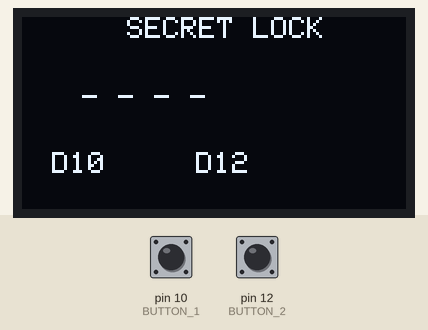
Bench run of a sketch on a simulated Arduino Uno, built with avr-gcc and run on an emulated ATmega328P. Parts: 128×64 one-colour display. The test bench sets the inputs (shaded band); at power-on: pin 12 (BUTTON_2) HIGH, pin 10 (BUTTON_1) HIGH.

Above: at 1.2 s.
1.3 s: pin 12 (BUTTON_2) pulled LOW for 0.15 s
At 2.2 s:
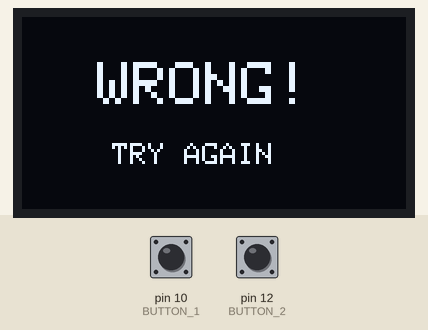
4.4 s: pin 10 (BUTTON_1) pulled LOW for 0.15 s
At 5.6 s:
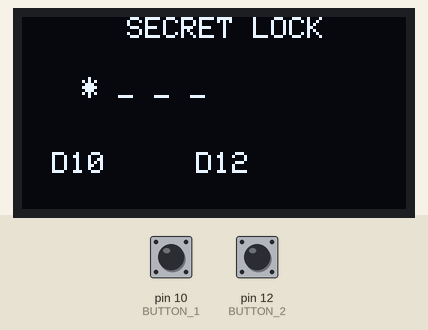
6.0 s: pin 12 (BUTTON_2) pulled LOW for 1 s
At 7.0 s:
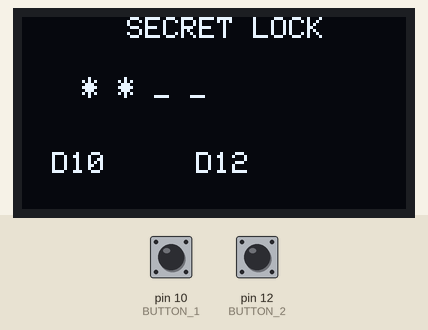
8.5 s: pin 10 (BUTTON_1) pulled LOW for 1 s
At 8.9 s:
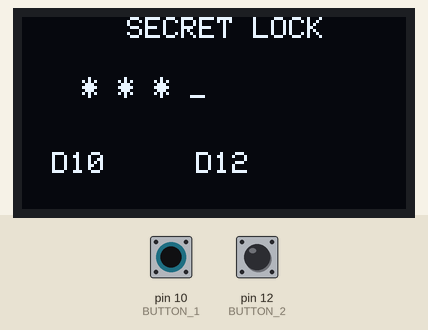
11.0 s: pin 10 (BUTTON_1) pulled LOW for 0.15 s
At 11.9 s:
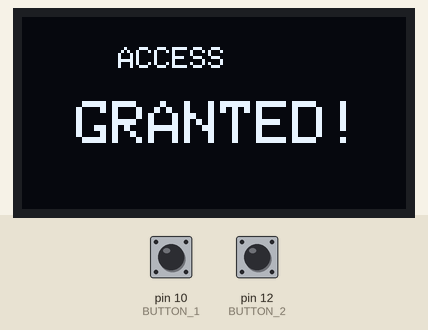
14.1 s: pin 12 (BUTTON_2) pulled LOW for 3.2 s
At 14.6 s:
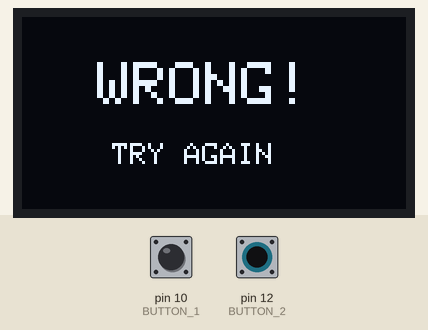
Timing chart, 0 to 17.1 s (numbered marks = the images above; inputs shaded):
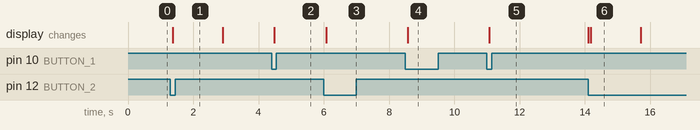

Measured:
- after the input at 1.3 s, the display: changes after 0.08 s (image 1)
- after the input at 4.4 s, the display: changes after 0.08 s (image 2)
- after the input at 6.0 s, the display: changes after 0.08 s (image 3)
- after the input at 8.5 s, the display: changes after 0.08 s (image 4)
- after the input at 11.0 s, the display: changes after 0.08 s (image 5)
- after the input at 14.1 s, the display: first differs from a run without the input after 0.09 s (image 6)
- what the display in image 6 shows lasts 1.5 s, from 14.2 s to 15.7 s

The sketch:

password.ino
```cpp
#include <Wire.h>
#include <Adafruit_GFX.h>
#include <Adafruit_SSD1306.h>

#define SCREEN_WIDTH 128
#define SCREEN_HEIGHT 64

Adafruit_SSD1306 display(SCREEN_WIDTH, SCREEN_HEIGHT, &Wire, -1);


// ---------------- BUTTONS ----------------

#define BUTTON_1 10
#define BUTTON_2 12


// ---------------- PASSWORD ----------------

// 1 = Button 1
// 2 = Button 2

int password[] = {1, 2, 1, 1};

const int passwordLength = 4;

int position = 0;


// ---------------- DISPLAY ----------------

void showPassword() {

  display.clearDisplay();

  display.setTextColor(SSD1306_WHITE);

  display.setTextSize(1);

  display.setCursor(35, 0);
  display.print("SECRET LOCK");

  display.setCursor(20, 20);

  for (int i = 0; i < passwordLength; i++) {

    if (i < position) {
      display.print("* ");
    }
    else {
      display.print("_ ");
    }
  }

  display.setCursor(10, 45);
  display.print("D10     D12");

  display.display();
}


// ---------------- ACCESS GRANTED ----------------

void accessGranted() {

  display.clearDisplay();

  display.setTextColor(SSD1306_WHITE);

  display.setTextSize(1);

  display.setCursor(32, 10);
  display.print("ACCESS");

  display.setTextSize(2);

  display.setCursor(18, 28);
  display.print("GRANTED!");

  display.display();

  delay(3000);
}


// ---------------- WRONG PASSWORD ----------------

void wrongPassword() {

  display.clearDisplay();

  display.setTextColor(SSD1306_WHITE);

  display.setTextSize(2);

  display.setCursor(25, 15);
  display.print("WRONG!");

  display.setTextSize(1);

  display.setCursor(30, 42);
  display.print("TRY AGAIN");

  display.display();

  delay(1500);

  position = 0;
}


// ---------------- CHECK BUTTON ----------------

void checkButton(int buttonNumber) {

  // Correct button
  if (buttonNumber == password[position]) {

    position++;

    // Complete password
    if (position == passwordLength) {

      accessGranted();

      position = 0;
    }
  }

  // Wrong button
  else {

    wrongPassword();
  }

  showPassword();
}


// ---------------- SETUP ----------------

void setup() {

  pinMode(BUTTON_1, INPUT_PULLUP);
  pinMode(BUTTON_2, INPUT_PULLUP);


  if (!display.begin(SSD1306_SWITCHCAPVCC, 0x3C)) {

    while (1);
  }


  showPassword();
}


// ---------------- LOOP ----------------

void loop() {

  // Button 1
  if (digitalRead(BUTTON_1) == LOW) {

    delay(50);

    if (digitalRead(BUTTON_1) == LOW) {

      checkButton(1);

      while (digitalRead(BUTTON_1) == LOW);
    }
  }


  // Button 2
  if (digitalRead(BUTTON_2) == LOW) {

    delay(50);

    if (digitalRead(BUTTON_2) == LOW) {

      checkButton(2);

      while (digitalRead(BUTTON_2) == LOW);
    }
  }
}
```
